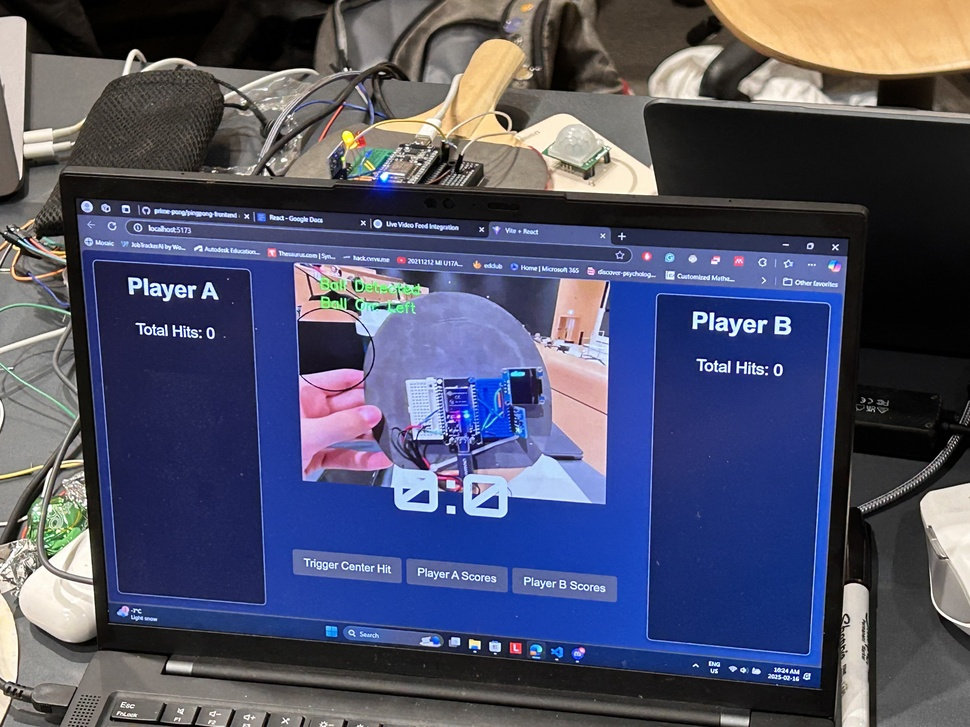
#> input picture images/IMG_2100.jpg, 970 x 727 px, shrunk from 4032 x 3024 before the run, given in place of the camera
$ python 'import cv2.py'
#> lines starting #> are read from the running program, lines starting #| are printed output that depends on the picture; after the words box and inside, x2 and y2 are one past the last pixel; in counts of white or black regions, pixels touching at a corner belong together
import cv2
import numpy as np
import time

cap = cv2.VideoCapture(0)
tracked_blob = None
tracking_start_time = None
tracking_duration = 5  # Time in seconds to confirm tracking

while True:
    ret, frame = cap.read()
#> frame is the input picture: shape (727, 970, 3); mean B, G, R 105.9, 81.8, 79.1
    if not ret:
        break

    # Convert frame to HSV color space
    hsv = cv2.cvtColor(frame, cv2.COLOR_BGR2HSV)
#> hsv: shape (727, 970, 3); mean H, S, V 67.4, 92.3, 115.2

    # Define a less strict color range in HSV centered around #8692ac
    lower_color = np.array([100, 30, 80])  # Adjusted lower bound
    upper_color = np.array([130, 80, 180])  # Adjusted upper bound

    # Create mask for detecting the specified color
    mask = cv2.inRange(hsv, lower_color, upper_color)
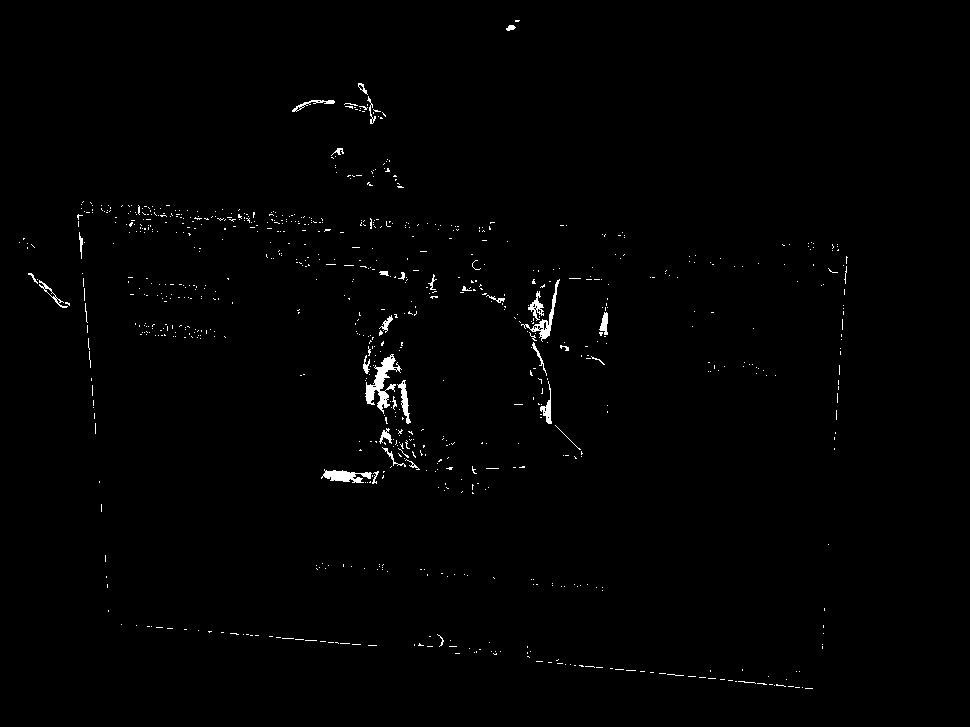
#> mask: shape (727, 970); 0.84% white; 834 white regions (800 under 20 px)

    # Find contours of the detected blob
    contours, _ = cv2.findContours(mask, cv2.RETR_EXTERNAL, cv2.CHAIN_APPROX_SIMPLE)
#> contours = 834 contours, 813 with area under 20; largest, box (x1, y1, x2, y2) and area: (365, 354, 402, 414) 622, (321, 469, 372, 483) 312, (521, 279, 560, 342) 297, (397, 380, 411, 424) 178, (528, 291, 544, 321) 136

    if contours:
        # Find the largest contour by area
        largest_contour = max(contours, key=cv2.contourArea)
#> largest_contour = contour of 185 points, box (x1, y1, x2, y2) (365, 354, 402, 414), area 622

        if cv2.contourArea(largest_contour) > 500:  # Filter small noises
            # Get the rotated rectangle that encloses the blob
            rect = cv2.minAreaRect(largest_contour)
#> rect = ((381.9, 381.3), (58.93, 29.4), -70.35)
            box = cv2.boxPoints(rect)
#> box = [[385.8, 414], [358.1, 404.1], [377.9, 348.6], [405.6, 358.5]]
            box = box.astype(int)  # Fix for numpy int0 issue
#> box = [[385, 413], [358, 404], [377, 348], [405, 358]]

            # If not tracking yet, start tracking countdown
            if tracked_blob is None:
                if tracking_start_time is None:
                    tracking_start_time = time.time()
                elif time.time() - tracking_start_time >= tracking_duration:
                    tracked_blob = box

            # If tracking, use tracked blob position
            if tracked_blob is not None:
                box = tracked_blob

            # Draw the rotated rectangle around the detected blob
            cv2.drawContours(frame, [box], 0, (0, 255, 0), 2)
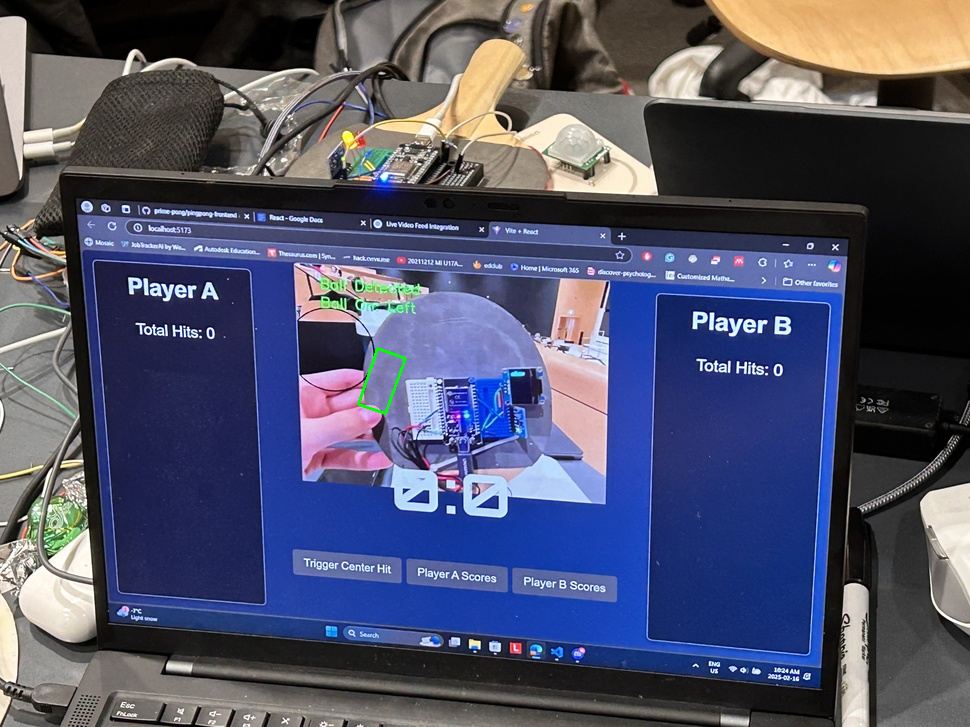
#> frame: shape (727, 970, 3); 0.07% of pixels changed, all inside (x1, y1, x2, y2) = (357, 347, 407, 415)
    else:
        tracking_start_time = None  # Reset tracking countdown if no blob is detected

    # Display the result
    cv2.imshow("Color Blob Detection", frame)

    # Exit on 'q' key press
    if cv2.waitKey(1) & 0xFF == ord('q'):
#> (key q is pressed here)
        break

cap.release()
cv2.destroyAllWindows()

$ run again, on images/IMG_5441.jpg
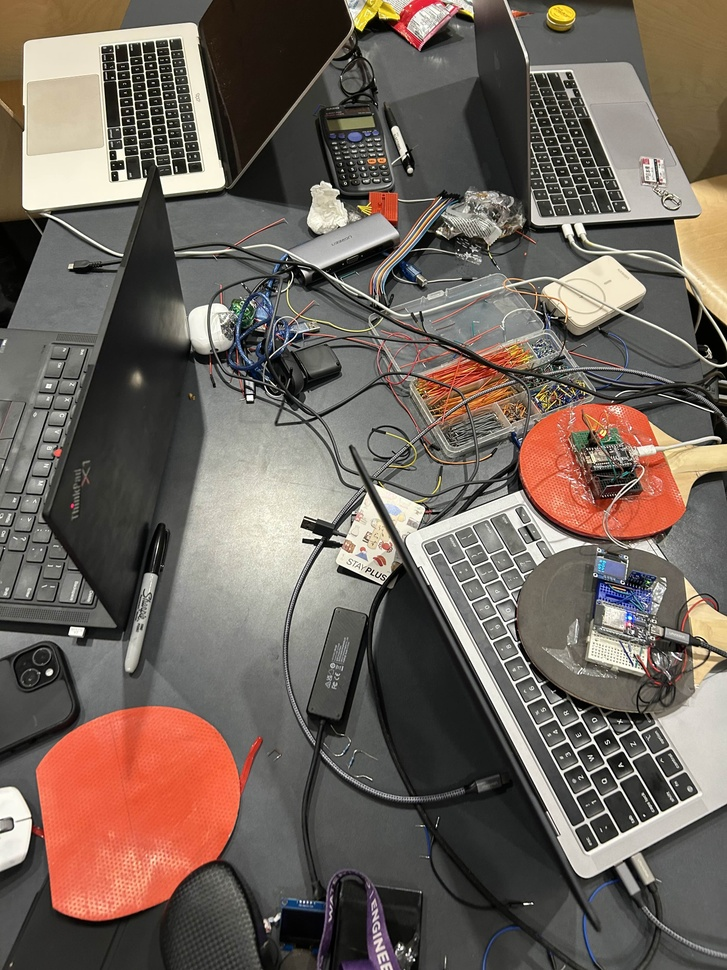
#> input picture images/IMG_5441.jpg, 727 x 970 px, shrunk from 3024 x 4032 before the run, given in place of the camera
#> frame is the input picture: shape (970, 727, 3); mean B, G, R 92.1, 100.5, 112.1
#> hsv: shape (970, 727, 3); mean H, S, V 34.7, 42.6, 113.2
#> `mask = cv2.inRange(hsv, lower_color, upper_color)`:
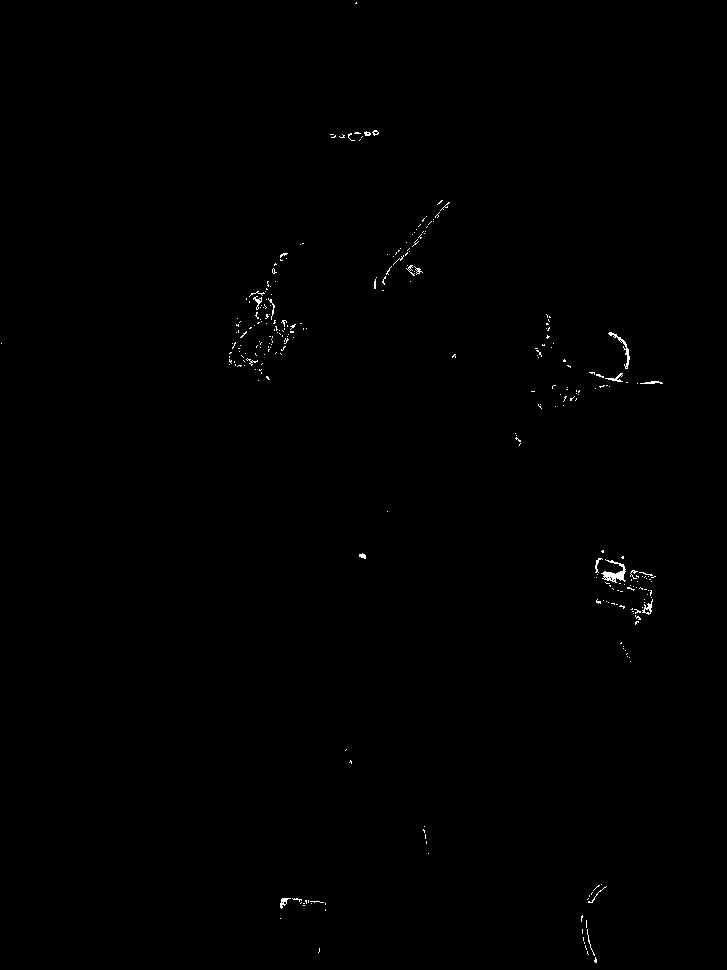
#> mask: shape (970, 727); 0.29% white in thin lines or dots
#> contours = 294 contours, 287 with area under 20; largest, box (x1, y1, x2, y2) and area: (601, 559, 626, 583) 178, (608, 332, 630, 369) 80, (642, 599, 653, 615) 54, (280, 898, 291, 909) 40, (605, 373, 623, 382) 30, (253, 296, 262, 310) 30, (640, 381, 663, 384) 20
#> largest_contour = contour of 82 points, box (x1, y1, x2, y2) (601, 559, 626, 583), area 178
